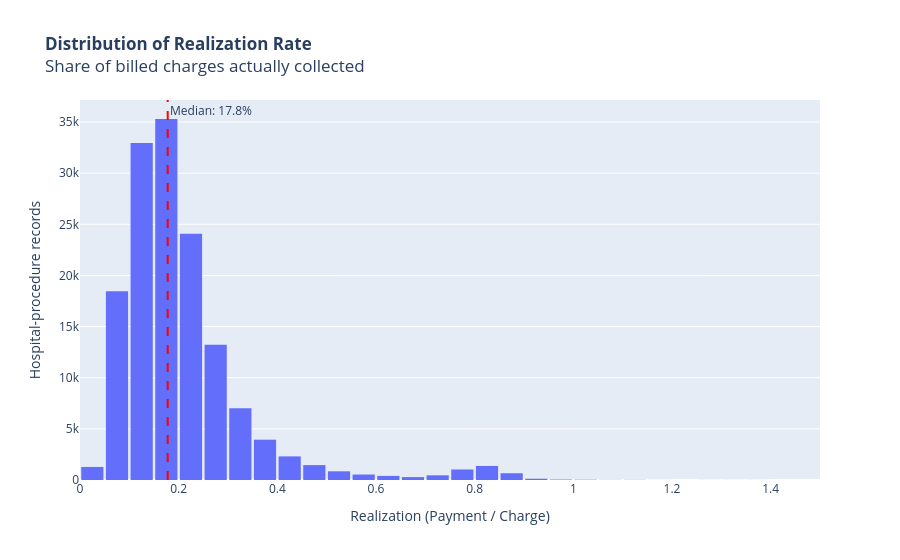

Source (notebook cell):
### Markdown cell above
# Exploratory Data Analysis

### Code cell
# Distribution of Realization

median_realization = cleaned_df["realization"].median()
average_realization = cleaned_df["realization"].mean()

fig = px.histogram(
    cleaned_df, 
    x=cleaned_df['realization'], 
    range_x=[0, 1.5],
    nbins=160, 
    title='<b>Distribution of Realization Rate</b><br>Share of billed charges actually collected', 
    labels={'realization': 'Realization (Payment / Charge)'})

fig.update_layout(
    xaxis_title='Realization (Payment / Charge)',
    yaxis_title='Hospital-procedure records', 
    bargap=0.1
)
fig.add_vline(
    x=median_realization, 
    line_dash="dash", 
    line_color="red",
    annotation_text=f"Median: {median_realization:.1%}"
)
# fig.add_vline(
#     x=average_realization, 
#     line_dash="dash", 
#     line_color="blue",
#     annotation_text=f"Average: {average_realization:.1%}"
# )

fig.show()

### Figure 1 — Plotly figure (JSON) as saved in the notebook; plotly's stock layout.template omitted (floating-point values rounded to 4 significant figures; data arrays with more than 128 entries replaced by an {"elided": "..."} marker saying what was removed)
{"data": [{"alignmentgroup": "True", "bingroup": "x", "hovertemplate": "Realization (Payment / Charge)=%{x}<br>count=%{y}<extra></extra>", "legendgroup": "", "marker": {"color": "#636efa", "pattern": {"shape": ""}}, "name": "", "nbinsx": 160, "offsetgroup": "", "orientation": "v", "showlegend": false, "type": "histogram", "x": {"elided": "145879 float values"}, "xaxis": "x", "yaxis": "y"}], "layout": {"annotations": [{"showarrow": false, "text": "Median: 17.8%", "x": 0.1778, "xanchor": "left", "xref": "x", "y": 1, "yanchor": "top", "yref": "y domain"}], "bargap": 0.1, "barmode": "relative", "legend": {"tracegroupgap": 0}, "shapes": [{"line": {"color": "red", "dash": "dash"}, "type": "line", "x0": 0.1778, "x1": 0.1778, "xref": "x", "y0": 0, "y1": 1, "yref": "y domain"}], "title": {"text": "<b>Distribution of Realization Rate</b><br>Share of billed charges actually collected"}, "xaxis": {"anchor": "y", "domain": [0, 1], "range": [0, 1.5], "title": {"text": "Realization (Payment / Charge)"}}, "yaxis": {"anchor": "x", "domain": [0, 1], "title": {"text": "Hospital-procedure records"}}}}
